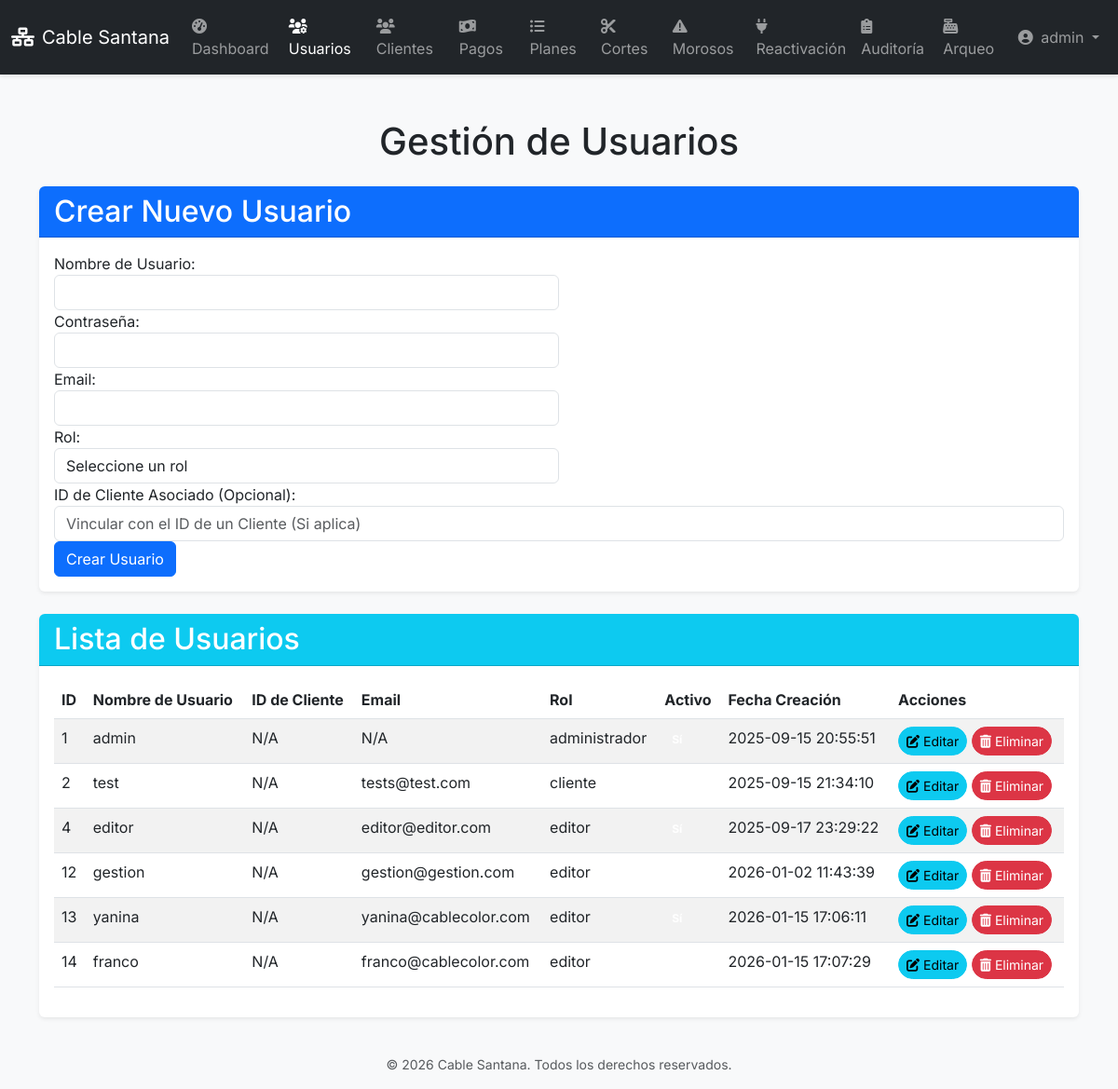
Screenshot of /users_ui.php (signed in) with the database file from the repository.
### tables this page shows
CREATE TABLE `usuarios` (
  `id` int NOT NULL,
  `cliente_id` int DEFAULT NULL,
  `nombre_usuario` varchar(50) NOT NULL,
  `contrasena` varchar(255) NOT NULL,
  `email` varchar(100) DEFAULT NULL,
  `rol` enum('administrador','editor','cliente') NOT NULL,
  `activo` tinyint(1) NOT NULL DEFAULT '1',
  `fecha_creacion` timestamp NOT NULL DEFAULT CURRENT_TIMESTAMP
);

### user_model.php (called while the page is built, shortened)
<?php
function getAllUsers()
{
    $conn = connectDB();
    $sql = "SELECT id, cliente_id, nombre_usuario, email, rol, fecha_creacion, activo FROM usuarios";
    $result = $conn->query($sql);
    $users = [];
    if ($result->num_rows > 0) {
        while ($row = $result->fetch_assoc()) {
            $users[] = $row;
        }
    }
    return $users;
}

### users_ui.php (the view, shortened to what this page needs)
<?php
require_once 'user_model.php';
$users = getAllUsers();
require_once 'header.php';
?>
<div class="container py-4">
    <h1 class="text-center mb-4">Gestión de Usuarios</h1>
    <div class="card mb-4">
        <div class="card-header bg-primary text-white rounded-top">
            <h2 class="mb-0">Crear Nuevo Usuario</h2>
        </div>
        <div class="card-body">
            <form action="users_ui.php" method="POST">
                <div class="form-row">
                    <div class="form-group col-md-6">
                        <label for="nombre_usuario">Nombre de Usuario:</label>
                        <input type="text" class="form-control" id="nombre_usuario" name="nombre_usuario" required>
                    </div>
                    <div class="form-group col-md-6">
                        <label for="contrasena">Contraseña:</label>
                        <input type="password" class="form-control" id="contrasena" name="contrasena" required>
                    </div>
                </div>
                <div class="form-row">
                    <div class="form-group col-md-6">
                        <label for="email">Email:</label>
                        <input type="email" class="form-control" id="email" name="email">
                    </div>
                    <div class="form-group col-md-6">
                        <label for="rol">Rol:</label>
                        <select class="form-control" id="rol" name="rol" required>
                            <option value="">Seleccione un rol</option>
                        </select>
                    </div>
                </div>
                <div class="form-row">
                    <div class="form-group col-md-12">
                        <label for="cliente_id">ID de Cliente Asociado (Opcional):</label>
                        <input type="number" class="form-control" id="cliente_id" name="cliente_id"
                            placeholder="Vincular con el ID de un Cliente (Si aplica)">
                    </div>
                </div>
                <button type="submit" class="btn btn-primary btn-block">Crear Usuario</button>
            </form>
        </div>
    </div>
    <div class="card">
        <div class="card-header bg-info text-white rounded-top">
            <h2 class="mb-0">Lista de Usuarios</h2>
        </div>
        <div class="card-body">
            <?php if (!empty($users)): ?>
                <div class="table-responsive">
                    <table class="table table-striped table-hover">
                        <thead class="thead-dark">
                            <tr>
                                <th>ID</th>
                                <th>Nombre de Usuario</th>
                                <th>ID de Cliente</th>
                                <th>Email</th>
                                <th>Rol</th>
                                <th>Activo</th>
                                <th>Fecha Creación</th>
                                <th>Acciones</th>
                            </tr>
                        </thead>
                        <tbody>
                            <?php foreach ($users as $user): ?>
                                <tr>
                                    <td><?php echo htmlspecialchars($user['id']); ?></td>
                                    <td><?php echo htmlspecialchars($user['nombre_usuario']); ?></td>
                                    <td><?php echo htmlspecialchars($user['cliente_id'] ?? 'N/A'); ?></td>
                                    <td><?php echo htmlspecialchars($user['email'] ?? 'N/A'); ?></td>
                                    <td><?php echo htmlspecialchars($user['rol']); ?></td>
                                    <td>
                                        <?php if ($user['activo']): ?>
                                            <span class="badge badge-success">Sí</span>
                                        <?php else: ?>
                                            <span class="badge badge-danger">No</span>
                                        <?php endif; ?>
                                    </td>
                                    <td><?php echo htmlspecialchars($user['fecha_creacion']); ?></td>
                                    <td>
                                        <button type="button" class="btn btn-info btn-sm rounded-pill" data-toggle="modal"
                                            data-target="#editUserModal" data-id="<?php echo $user['id']; ?>"
                                            data-nombre_usuario="<?php echo htmlspecialchars($user['nombre_usuario']); ?>"
                                            data-cliente_id="<?php echo htmlspecialchars($user['cliente_id'] ?? ''); ?>"
                                            data-email="<?php echo htmlspecialchars($user['email'] ?? ''); ?>"
                                            data-rol="<?php echo htmlspecialchars($user['rol']); ?>"
                                            data-activo="<?php echo $user['activo'] ? '1' : '0'; ?>">
                                            <i class="fas fa-edit"></i> Editar
                                        </button>
                                        <a href="users_ui.php?action=delete_user&id=<?php echo $user['id']; ?>"
                                            class="btn btn-danger btn-sm rounded-pill"
                                            onclick="return confirm('¿Estás seguro de que quieres eliminar a este usuario? Esta acción es irreversible.');">
                                            <i class="fas fa-trash-alt"></i> Eliminar
                                        </a>
                                    </td>
                                </tr>
                            <?php endforeach; ?>
                        </tbody>
                    </table>
                </div>
            <?php else: ?>
                <p class="text-center">No hay usuarios registrados.</p>
            <?php endif; ?>
        </div>
    </div>
</div>
<?php require_once 'footer.php'; ?>

### rows the page displays
usuarios: id "1", nombre_usuario "admin", cliente "N/A", email "N/A", rol "administrador", fecha_creacion "2025-09-15 20:55:51"
usuarios: id "2", nombre_usuario "test", cliente "N/A", email "tests@test.com", rol "cliente", fecha_creacion "2025-09-15 21:34:10"
usuarios: id "4", nombre_usuario "editor", cliente "N/A", email "editor@editor.com", rol "editor", fecha_creacion "2025-09-17 23:29:22"
usuarios: id "12", nombre_usuario "gestion", cliente "N/A", email "gestion@gestion.com", rol "editor", fecha_creacion "2026-01-02 11:43:39"
usuarios: id "13", nombre_usuario "yanina", cliente "N/A", email "yanina@cablecolor.com", rol "editor", fecha_creacion "2026-01-15 17:06:11"
usuarios: id "14", nombre_usuario "franco", cliente "N/A", email "franco@cablecolor.com", rol "editor", fecha_creacion "2026-01-15 17:07:29"

### other values shown
$_SESSION['username'] "admin"
